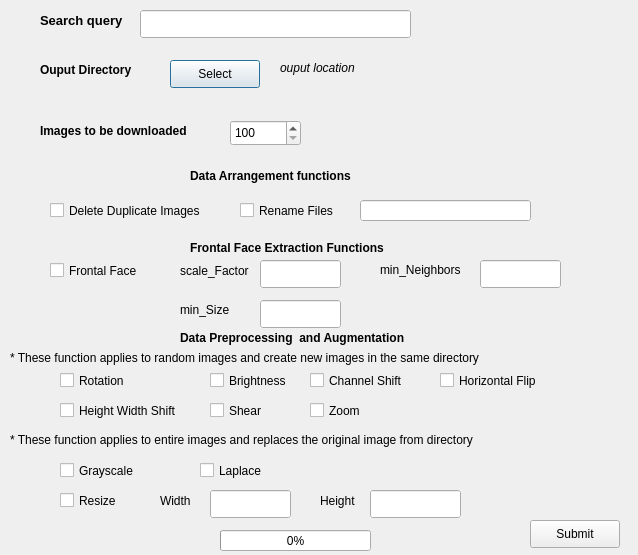
<?xml version="1.0" encoding="UTF-8"?>
<ui version="4.0">
 <class>ImageDataSetCreator</class>
 <widget class="QDialog" name="ImageDataSetCreator">
  <property name="geometry">
   <rect>
    <x>0</x>
    <y>0</y>
    <width>638</width>
    <height>555</height>
   </rect>
  </property>
  <property name="windowTitle">
   <string>Image Data Set Creator</string>
  </property>
  <property name="windowIcon">
   <iconset>
    <normaloff>../../.designer/backup/Shaunkleyn-Phlat-Blue-Folders-Pictures.ico</normaloff>../../.designer/backup/Shaunkleyn-Phlat-Blue-Folders-Pictures.ico</iconset>
  </property>
  <property name="windowOpacity">
   <double>0.800000000000000</double>
  </property>
  <widget class="QLabel" name="label_seacrchQuery">
   <property name="geometry">
    <rect>
     <x>40</x>
     <y>10</y>
     <width>111</width>
     <height>21</height>
    </rect>
   </property>
   <property name="font">
    <font>
     <pointsize>10</pointsize>
     <weight>75</weight>
     <bold>true</bold>
    </font>
   </property>
   <property name="text">
    <string>Search query</string>
   </property>
  </widget>
  <widget class="QLineEdit" name="lineEdit_searchQuery">
   <property name="geometry">
    <rect>
     <x>140</x>
     <y>10</y>
     <width>271</width>
     <height>28</height>
    </rect>
   </property>
   <property name="autoFillBackground">
    <bool>true</bool>
   </property>
  </widget>
  <widget class="QLabel" name="label_output_dir">
   <property name="geometry">
    <rect>
     <x>40</x>
     <y>60</y>
     <width>111</width>
     <height>20</height>
    </rect>
   </property>
   <property name="font">
    <font>
     <weight>75</weight>
     <bold>true</bold>
    </font>
   </property>
   <property name="text">
    <string>Ouput Directory</string>
   </property>
  </widget>
  <widget class="QPushButton" name="pushButton_output_dir">
   <property name="geometry">
    <rect>
     <x>170</x>
     <y>60</y>
     <width>90</width>
     <height>28</height>
    </rect>
   </property>
   <property name="text">
    <string>Select</string>
   </property>
  </widget>
  <widget class="QLabel" name="label_output_loc">
   <property name="geometry">
    <rect>
     <x>280</x>
     <y>60</y>
     <width>291</width>
     <height>16</height>
    </rect>
   </property>
   <property name="font">
    <font>
     <weight>50</weight>
     <italic>true</italic>
     <bold>false</bold>
    </font>
   </property>
   <property name="text">
    <string>ouput location</string>
   </property>
  </widget>
  <widget class="QLabel" name="label_images_downloaded">
   <property name="geometry">
    <rect>
     <x>40</x>
     <y>120</y>
     <width>161</width>
     <height>21</height>
    </rect>
   </property>
   <property name="font">
    <font>
     <weight>75</weight>
     <bold>true</bold>
    </font>
   </property>
   <property name="text">
    <string>Images to be downloaded</string>
   </property>
  </widget>
  <widget class="QSpinBox" name="spinBox_images_range">
   <property name="geometry">
    <rect>
     <x>230</x>
     <y>120</y>
     <width>71</width>
     <height>26</height>
    </rect>
   </property>
   <property name="minimum">
    <number>100</number>
   </property>
   <property name="maximum">
    <number>600</number>
   </property>
   <property name="singleStep">
    <number>100</number>
   </property>
  </widget>
  <widget class="QLabel" name="label_arrangemen_function">
   <property name="geometry">
    <rect>
     <x>190</x>
     <y>166</y>
     <width>181</width>
     <height>20</height>
    </rect>
   </property>
   <property name="font">
    <font>
     <weight>75</weight>
     <bold>true</bold>
    </font>
   </property>
   <property name="text">
    <string>Data Arrangement functions</string>
   </property>
  </widget>
  <widget class="QCheckBox" name="checkBox_duplicate_images">
   <property name="geometry">
    <rect>
     <x>50</x>
     <y>200</y>
     <width>181</width>
     <height>21</height>
    </rect>
   </property>
   <property name="text">
    <string>Delete Duplicate Images</string>
   </property>
  </widget>
  <widget class="QCheckBox" name="checkBox_rename_files">
   <property name="geometry">
    <rect>
     <x>240</x>
     <y>200</y>
     <width>111</width>
     <height>21</height>
    </rect>
   </property>
   <property name="text">
    <string>Rename Files</string>
   </property>
  </widget>
  <widget class="QLabel" name="label_data_extraction">
   <property name="geometry">
    <rect>
     <x>190</x>
     <y>240</y>
     <width>221</width>
     <height>16</height>
    </rect>
   </property>
   <property name="font">
    <font>
     <weight>75</weight>
     <bold>true</bold>
    </font>
   </property>
   <property name="text">
    <string>Frontal Face Extraction Functions</string>
   </property>
  </widget>
  <widget class="QCheckBox" name="checkBox_frontal_face">
   <property name="geometry">
    <rect>
     <x>50</x>
     <y>260</y>
     <width>121</width>
     <height>21</height>
    </rect>
   </property>
   <property name="text">
    <string>Frontal Face </string>
   </property>
  </widget>
  <widget class="QLabel" name="label_data_Augmentation">
   <property name="geometry">
    <rect>
     <x>180</x>
     <y>330</y>
     <width>251</width>
     <height>16</height>
    </rect>
   </property>
   <property name="font">
    <font>
     <weight>75</weight>
     <bold>true</bold>
    </font>
   </property>
   <property name="text">
    <string>Data Preprocessing  and Augmentation</string>
   </property>
  </widget>
  <widget class="QCheckBox" name="checkBox_resize">
   <property name="geometry">
    <rect>
     <x>60</x>
     <y>490</y>
     <width>87</width>
     <height>21</height>
    </rect>
   </property>
   <property name="text">
    <string>Resize</string>
   </property>
  </widget>
  <widget class="QLineEdit" name="lineEdit_width">
   <property name="enabled">
    <bool>true</bool>
   </property>
   <property name="geometry">
    <rect>
     <x>210</x>
     <y>490</y>
     <width>81</width>
     <height>28</height>
    </rect>
   </property>
   <property name="autoFillBackground">
    <bool>true</bool>
   </property>
  </widget>
  <widget class="QLineEdit" name="lineEdit_height">
   <property name="geometry">
    <rect>
     <x>370</x>
     <y>490</y>
     <width>91</width>
     <height>28</height>
    </rect>
   </property>
   <property name="autoFillBackground">
    <bool>true</bool>
   </property>
  </widget>
  <widget class="QLabel" name="label_width">
   <property name="geometry">
    <rect>
     <x>160</x>
     <y>490</y>
     <width>41</width>
     <height>21</height>
    </rect>
   </property>
   <property name="text">
    <string>Width</string>
   </property>
  </widget>
  <widget class="QLabel" name="label_height">
   <property name="geometry">
    <rect>
     <x>320</x>
     <y>490</y>
     <width>41</width>
     <height>21</height>
    </rect>
   </property>
   <property name="text">
    <string>Height</string>
   </property>
  </widget>
  <widget class="QCheckBox" name="checkBox_grayscale">
   <property name="geometry">
    <rect>
     <x>60</x>
     <y>460</y>
     <width>87</width>
     <height>21</height>
    </rect>
   </property>
   <property name="text">
    <string>Grayscale</string>
   </property>
  </widget>
  <widget class="QCheckBox" name="checkBox_brightness">
   <property name="geometry">
    <rect>
     <x>210</x>
     <y>370</y>
     <width>87</width>
     <height>21</height>
    </rect>
   </property>
   <property name="text">
    <string>Brightness</string>
   </property>
  </widget>
  <widget class="QCheckBox" name="checkBox_channel_Shift">
   <property name="geometry">
    <rect>
     <x>310</x>
     <y>370</y>
     <width>121</width>
     <height>21</height>
    </rect>
   </property>
   <property name="text">
    <string>Channel Shift</string>
   </property>
  </widget>
  <widget class="QCheckBox" name="checkBox_horizontal_Flip">
   <property name="geometry">
    <rect>
     <x>440</x>
     <y>370</y>
     <width>131</width>
     <height>21</height>
    </rect>
   </property>
   <property name="text">
    <string>Horizontal Flip</string>
   </property>
  </widget>
  <widget class="QCheckBox" name="checkBox_height_width_Shift">
   <property name="geometry">
    <rect>
     <x>60</x>
     <y>400</y>
     <width>141</width>
     <height>21</height>
    </rect>
   </property>
   <property name="text">
    <string>Height Width Shift</string>
   </property>
  </widget>
  <widget class="QCheckBox" name="checkBox_rotation">
   <property name="geometry">
    <rect>
     <x>60</x>
     <y>370</y>
     <width>87</width>
     <height>21</height>
    </rect>
   </property>
   <property name="text">
    <string>Rotation</string>
   </property>
  </widget>
  <widget class="QCheckBox" name="checkBox_laplace">
   <property name="geometry">
    <rect>
     <x>200</x>
     <y>460</y>
     <width>87</width>
     <height>21</height>
    </rect>
   </property>
   <property name="text">
    <string>Laplace</string>
   </property>
  </widget>
  <widget class="QCheckBox" name="checkBox_shear">
   <property name="geometry">
    <rect>
     <x>210</x>
     <y>400</y>
     <width>87</width>
     <height>21</height>
    </rect>
   </property>
   <property name="text">
    <string>Shear</string>
   </property>
  </widget>
  <widget class="QCheckBox" name="checkBox_zoom">
   <property name="geometry">
    <rect>
     <x>310</x>
     <y>400</y>
     <width>87</width>
     <height>21</height>
    </rect>
   </property>
   <property name="text">
    <string>Zoom</string>
   </property>
  </widget>
  <widget class="QLabel" name="label_note1">
   <property name="geometry">
    <rect>
     <x>10</x>
     <y>350</y>
     <width>581</width>
     <height>16</height>
    </rect>
   </property>
   <property name="text">
    <string>* These function applies to random images and create new images in the same directory</string>
   </property>
  </widget>
  <widget class="QLabel" name="label_note2">
   <property name="geometry">
    <rect>
     <x>10</x>
     <y>430</y>
     <width>541</width>
     <height>20</height>
    </rect>
   </property>
   <property name="text">
    <string>* These function applies to entire images and replaces the original image from directory</string>
   </property>
  </widget>
  <widget class="QLabel" name="label_scale_Factor">
   <property name="geometry">
    <rect>
     <x>180</x>
     <y>260</y>
     <width>71</width>
     <height>21</height>
    </rect>
   </property>
   <property name="text">
    <string>scale_Factor</string>
   </property>
  </widget>
  <widget class="QLabel" name="label_min_Neighbors">
   <property name="geometry">
    <rect>
     <x>380</x>
     <y>260</y>
     <width>91</width>
     <height>20</height>
    </rect>
   </property>
   <property name="text">
    <string>min_Neighbors</string>
   </property>
  </widget>
  <widget class="QLabel" name="label_min_Size">
   <property name="geometry">
    <rect>
     <x>180</x>
     <y>300</y>
     <width>71</width>
     <height>20</height>
    </rect>
   </property>
   <property name="text">
    <string>min_Size</string>
   </property>
  </widget>
  <widget class="QLineEdit" name="lineEdit_scale_Factor">
   <property name="geometry">
    <rect>
     <x>260</x>
     <y>260</y>
     <width>81</width>
     <height>28</height>
    </rect>
   </property>
   <property name="autoFillBackground">
    <bool>true</bool>
   </property>
  </widget>
  <widget class="QLineEdit" name="lineEdit_min_Neighbors">
   <property name="geometry">
    <rect>
     <x>480</x>
     <y>260</y>
     <width>81</width>
     <height>28</height>
    </rect>
   </property>
   <property name="autoFillBackground">
    <bool>true</bool>
   </property>
  </widget>
  <widget class="QLineEdit" name="lineEdit_min_Size">
   <property name="geometry">
    <rect>
     <x>260</x>
     <y>300</y>
     <width>81</width>
     <height>28</height>
    </rect>
   </property>
   <property name="autoFillBackground">
    <bool>true</bool>
   </property>
  </widget>
  <widget class="QPushButton" name="pushButton_submit">
   <property name="geometry">
    <rect>
     <x>530</x>
     <y>520</y>
     <width>90</width>
     <height>28</height>
    </rect>
   </property>
   <property name="text">
    <string>Submit</string>
   </property>
  </widget>
  <widget class="QProgressBar" name="progressBar">
   <property name="geometry">
    <rect>
     <x>220</x>
     <y>530</y>
     <width>151</width>
     <height>21</height>
    </rect>
   </property>
   <property name="minimum">
    <number>0</number>
   </property>
   <property name="value">
    <number>0</number>
   </property>
   <property name="textVisible">
    <bool>true</bool>
   </property>
  </widget>
  <widget class="QLineEdit" name="lineEdit_rename">
   <property name="geometry">
    <rect>
     <x>360</x>
     <y>200</y>
     <width>171</width>
     <height>21</height>
    </rect>
   </property>
   <property name="autoFillBackground">
    <bool>true</bool>
   </property>
   <property name="clearButtonEnabled">
    <bool>false</bool>
   </property>
  </widget>
 </widget>
 <resources/>
 <connections/>
</ui>
